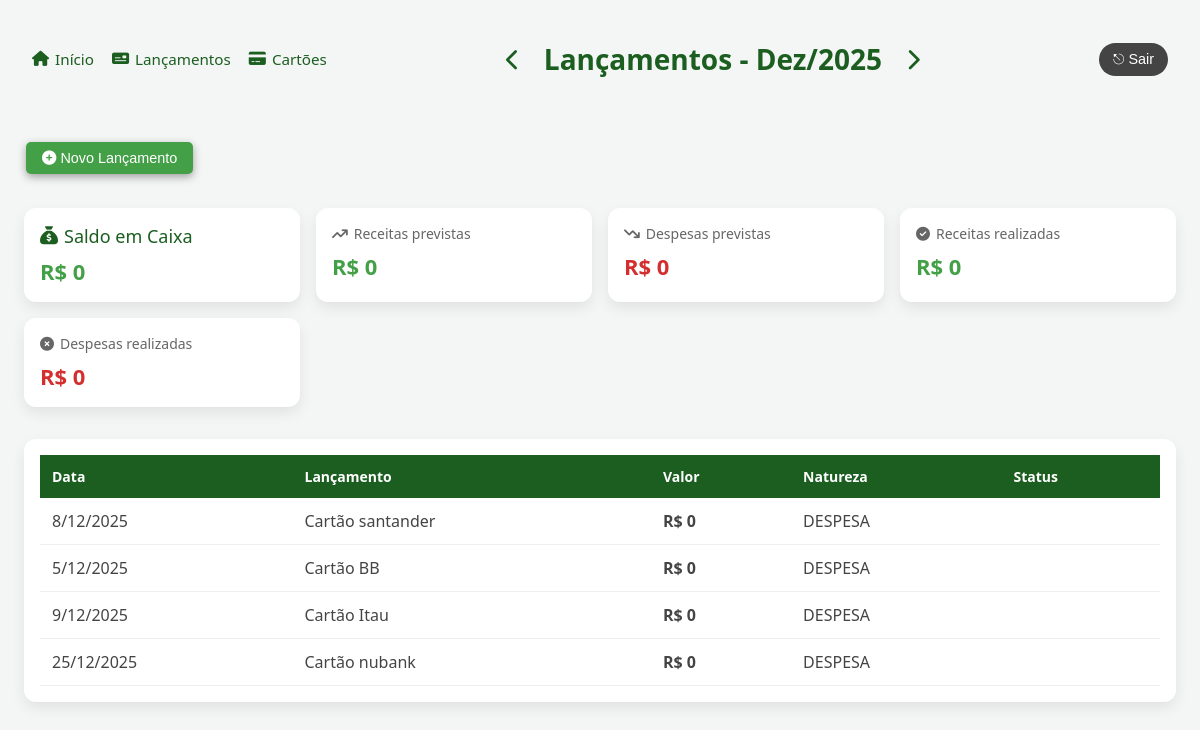
Page /home/?mes=12&ano=2025 on the committed database.
### contas/models/cartao.py (models this page shows, shortened)
class Cartao(models.Model):
    descricao = models.CharField(max_length=70)
    limite = models.FloatField()
    fechamento = models.IntegerField()
    vencimento = models.IntegerField()
    dt_criacao = models.DateTimeField(auto_now=True)
    dt_update = models.DateTimeField(auto_now=True)
    class Meta:
        verbose_name_plural = 'Cartoes'

### contas/models/competencia.py (models this page shows, shortened)
class Competencia(models.Model):
    mes = models.PositiveSmallIntegerField()
    ano = models.PositiveSmallIntegerField()
    class Meta:
        unique_together = ('mes', 'ano')
        ordering = ['ano', 'mes']
    def mes_nome(self):
        MESES = [
            '', 'Jan', 'Fev', 'Mar', 'Abr', 'Mai', 'Jun',
            'Jul', 'Ago', 'Set', 'Out', 'Nov', 'Dez'
        ]
        return MESES[self.mes]

### contas/views/index.py (the view)
# urls.py: 2. Add a URL to urlpatterns:  path('', views.home, name='home')
def home(request):
    hoje = date.today()
    mes = request.GET.get('mes')
    ano = request.GET.get('ano')
    competencia = competencia_service.obter_ou_criar_competencia(
        mes=int(mes) if mes else hoje.month,
        ano=int(ano) if ano else hoje.year
    )
    lancamentos = Lancamento.objects.filter(
        data__month=competencia.mes,
        data__year=competencia.ano,
        fatura = None
    )
    cartoes = Cartao.objects.all()
    for c in cartoes:
        c.fatura = fatura_service.total_fatura_por_cartao(c, competencia)
    return render(request, 'contas/home.html', {
        'competencia': competencia,
        'lancamentos': lancamentos,
        'anterior': competencia_service.anterior(mes, ano),
        'proximo': competencia_service.proximo(mes, ano),
        'receitas_previstas': competencia_service.total_receitas_previstas(competencia),
        'despesas_previstas': competencia_service.total_despesas_previstas(competencia),
        'receitas_realizadas': competencia_service.total_receitas_realizadas(competencia),
        'despesas_realizadas': competencia_service.total_despesas_realizadas(competencia),
        'saldo_em_caixa': competencia_service.saldo_em_caixa(competencia),
        'form_action': "lancamentos_create_path",
        'path': reverse('home_path', args=None),
        'cartao': None,
        'cartoes': cartoes,
        'titulo': f"Lançamentos - { competencia.mes_nome() }/{ competencia.ano }",
        'titulo_tem_setas': True
    })

### contas/services/competencia_service.py (called while the page is built)
def obter_ou_criar_competencia(mes=None, ano=None):
    hoje = date.today()
    mes = mes or hoje.month
    ano = ano or hoje.year
    competencia, _ = Competencia.objects.get_or_create(
        mes=mes,
        ano=ano
    )
    return competencia

def anterior(mes, ano):
    atual = obter_ou_criar_competencia(mes, ano)
    if atual.mes == 1:
        novo_mes = 12
        novo_ano = atual.ano - 1
    else:
        novo_mes = atual.mes - 1
        novo_ano = atual.ano
    return {
        "mes": novo_mes,
        "ano": novo_ano
    }

def proximo(mes, ano):
    atual = obter_ou_criar_competencia(mes, ano)
    if atual.mes == 12:
        novo_mes = 1
        novo_ano = atual.ano + 1
    else:
        novo_mes =  atual.mes + 1
        novo_ano = atual.ano
    return {
        "mes": novo_mes,
        "ano": novo_ano
    }

def total_receitas_previstas(competencia):
    lancamentos = lancamento_service.get_receitas_competencia(competencia).filter(
        fatura = None
    )
    return soma_lancamentos(lancamentos)

def total_despesas_previstas(competencia):
    lancamentos = lancamento_service.get_despesas_competencia(competencia).filter(
        fatura = None
    )
    return soma_lancamentos(lancamentos)

def total_receitas_realizadas(competencia):
    lancamentos = lancamento_service.get_receitas_competencia(competencia).filter(pago = True)
    return soma_lancamentos(lancamentos)

def total_despesas_realizadas(competencia):
    lancamentos = lancamento_service.get_despesas_competencia(competencia).filter(pago = True)
    return soma_lancamentos(lancamentos)

def soma_lancamentos(lancamentos):
    soma = 0
    for l in lancamentos:
        soma += l.valor
    return soma

def saldo_em_caixa(competencia):
    return total_receitas_realizadas(competencia) - total_despesas_realizadas(competencia)

### contas/services/fatura_service.py (called while the page is built)
def obter_ou_criar_fatura(cartao, competencia):
    fatura, created = Fatura.objects.get_or_create(
        cartao=cartao,
        competencia=competencia
    )
    return fatura

def get_despesas_fatura(fatura):
    lancamentos = lancamento_service.get_despesas_competencia(fatura.competencia)
    lancamentos_fatura = lancamentos.filter(
        fatura = fatura
    )
    return competencia_service.soma_lancamentos(lancamentos_fatura)

def total_fatura(fatura):
    return get_receitas_fatura(fatura) - get_despesas_fatura(fatura)

def total_fatura_por_cartao(cartao, competencia):
    return total_fatura(obter_ou_criar_fatura(cartao, competencia))

### contas/templates/contas/home.html (shortened to what this page needs)
{% load static %}
<!DOCTYPE html>
<html lang="pt-br">
<head>
    <link rel="stylesheet"
          href="https://cdnjs.cloudflare.com/ajax/libs/font-awesome/6.5.1/css/all.min.css"/>
    <link rel="stylesheet" href="{% static 'contas/app.css' %}">
</head>
<body>
<div class="header">
    {% include "contas/shared/_menu.html" %}
    {% include "contas/shared/_competencia.html" %}
    <div class="login">
        <button class="logout-btn">
            ⎋ Sair
        </button>
    </div>
</div>
 <div class="acoes">
    <button class="add-lancamento-btn" onclick="openModal()">
        <i class="fa-solid fa-circle-plus"></i> Novo Lançamento
    </button>
</div>
<div class="cards">
    <div class="card saldo">
        <h3><i class="fa-solid fa-sack-dollar"></i> Saldo em Caixa</h3>
        {% if saldo_em_caixa < 0 %}
            <p class="despesa">R$ {{ saldo_em_caixa }}</p>
        {% else %}
            <p class="receita">R$ {{ saldo_em_caixa }}</p>
        {% endif %}
    </div>
    <div class="card">
        <h3><i class="fa-solid fa-arrow-trend-up"></i> Receitas previstas</h3>
        <p class="receita">R$ {{ receitas_previstas }}</p>
    </div>
    <div class="card">
        <h3><i class="fa-solid fa-arrow-trend-down"></i> Despesas previstas</h3>
        <p class="despesa">R$ {{ despesas_previstas }}</p>
    </div>
    <div class="card">
        <h3><i class="fa-solid fa-circle-check"></i> Receitas realizadas</h3>
        <p class="receita">R$ {{ receitas_realizadas }}</p>
    </div>
    <div class="card">
        <h3><i class="fa-solid fa-circle-xmark"></i> Despesas realizadas</h3>
        <p class="despesa">R$ {{ despesas_realizadas }}</p>
    </div>
</div>
<div class="table-container">
    <table>
        <thead>
            <tr>
                <th>Data</th>
                <th>Lançamento</th>
                <th>Valor</th>
                <th>Natureza</th>
                <th>Status</th>
            </tr>
        </thead>
        <tbody>
        {% for c in cartoes %}
            <tr>
                <td>{{ c.vencimento }}/{{ competencia.mes }}/{{ competencia.ano }}</td>
                <td>Cartão {{ c.descricao }}</td>
                <td class="valor"> {% if c.fatura < 0 %}
                                        <span class="despesa">R$ {{ c.fatura }}</span>
                                    {% else %}
                                        R$ {{ c.fatura }}</span>
                                    {% endif %}</td>
                <td>DESPESA</td>
                <td>
                </td>
            </tr>
        {% endfor %}
        </tbody>
    </table>
</div>
</body>
</html>

### contas/static/contas/app.css (style rules this page uses)
:root { --verde-principal: #1b5e20; --verde-claro: #43a047; --verde-agua: #66bb6a; --amarelo: #fbc02d; --cinza-bg: #f4f6f5; --cinza-texto: #444; --cinza-texto-hover: #636363; --cinza-shadow: #9e9e9e; --branco: #ffffff; }
body { font-family: system-ui, -apple-system, BlinkMacSystemFont, sans-serif; background: var(--cinza-bg); margin: 0; padding: 24px; color: var(--cinza-texto); }
.header { display: grid; grid-template-columns: auto 1fr auto; align-items: center; padding: 16px 8px; margin-bottom: 32px; }
.menu, .login { display: flex; align-items: center; gap: 12px; }
.logout-btn { background-color: var(--cinza-texto); color: white; border: none; padding: 8px 14px; border-radius: 20px; cursor: pointer; font-size: 0.9rem; }
.acoes { display: flex; align-items: left; justify-content: left; padding: 16px 16px 16px 2px; gap: 24px; }
.add-lancamento-btn { background-color: var(--verde-claro); color: white; border: none; border-radius: 5px; box-shadow: 0 3px 8px var(--cinza-shadow); padding: 8px 16px; margin-bottom: 18px; cursor: pointer; font-size: 0.9rem; }
.cards { display: grid; grid-template-columns: repeat(auto-fit, minmax(220px, 1fr)); gap: 16px; margin-bottom: 32px; }
.card { background: var(--branco); border-radius: 12px; padding: 16px; box-shadow: 0 6px 14px rgba(0,0,0,.08); }
.card h3 { margin: 0 0 8px; font-size: 14px; font-weight: 500; color: #666; display: flex; align-items: center; gap: 6px; }
.card p { margin: 0; font-size: 22px; font-weight: 600; }
.saldo h3 { font-size: 18px; color: #1b5e20; }
.receita { color: var(--verde-claro); }
.despesa { color: #d32f2f; }
.table-container { background: var(--branco); border-radius: 12px; padding: 16px; box-shadow: 0 6px 14px rgba(0,0,0,.08); }
table { width: 100%; border-collapse: collapse; }
thead { background: var(--verde-principal); color: var(--branco); }
th, td { padding: 12px; text-align: left; }
th { font-size: 14px; font-weight: 600; }
tbody tr { border-bottom: 1px solid #eee; }
.valor { font-weight: 600; }
.pago, .receita { color: var(--verde-claro); }
.nao-pago, .despesa { color: #d32f2f; }

### rows in the picture
Cartao: vencimento "8", descricao "santander", fatura "0"
Competencia: mes "12", ano "2025"
Cartao: vencimento "5", descricao "BB", fatura "0"
Cartao: vencimento "9", descricao "Itau", fatura "0"
Cartao: vencimento "25", descricao "nubank", fatura "0"

### other values in the picture
{{ titulo }} "Lançamentos - Dez/2025"
{{ saldo_em_caixa }} "0"
{{ receitas_previstas }} "0"
{{ despesas_previstas }} "0"
{{ receitas_realizadas }} "0"
{{ despesas_realizadas }} "0"
